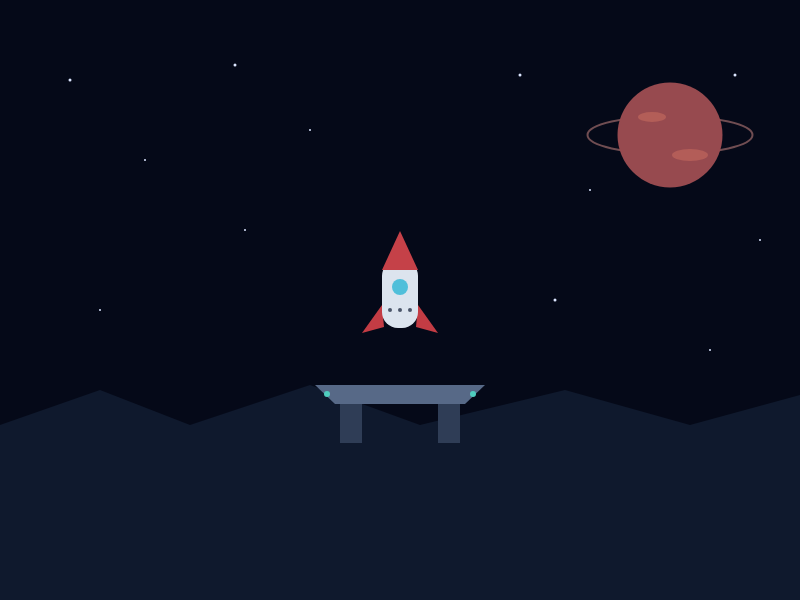
Frame 1 (no input)
Frame 60 (no input): identical to frame 1, image omitted
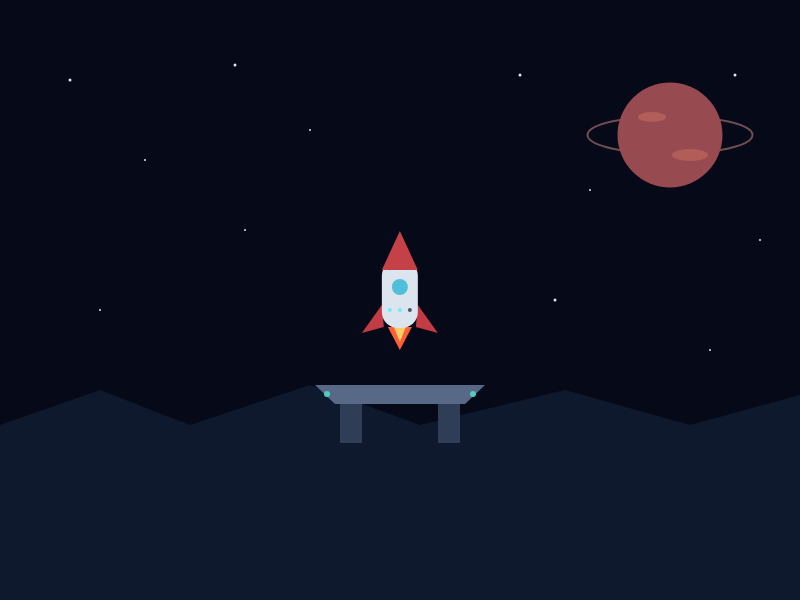
Frame 120 (the mouse pressed at the canvas centre since frame 60)

The p5.js sketch that drew these frames (run headless with seeded random() and noise() and a simulated clock; from frame 60 on, the mouse is pressed at the canvas centre):

// p5.js sketch
// ── sketch.js
// 작품의 상태를 기억하는 전역 변수
let stage = 0;          // 0: 대기, 1: 카운트다운, 2: 발사
let rocketY = 280;      // 로켓의 y좌표
let rocketSpeed = 0;    // 로켓의 속도
let countdownStart = 0; // 카운트다운을 시작한 시간

function setup() {
  createCanvas(800, 600);
}

function draw() {
  // 카운트다운이 3초 지나면 발사 단계로 이동
  if (stage === 1 && millis() - countdownStart >= 3000) {
    stage = 2;
    rocketSpeed = 0;
  }

  // 발사 단계에서는 속도가 점점 빨라지고 로켓이 위로 이동
  if (stage === 2) {
    rocketSpeed = rocketSpeed + 0.08;
    rocketY = rocketY - rocketSpeed;
  }

  // 배경
  background(5, 9, 24);

  // 별
  noStroke();
  fill(220, 230, 255);
  circle(70, 80, 3);
  circle(145, 160, 2);
  circle(235, 65, 3);
  circle(310, 130, 2);
  circle(520, 75, 3);
  circle(590, 190, 2);
  circle(735, 75, 3);
  circle(760, 240, 2);
  circle(100, 310, 2);
  circle(245, 230, 2);
  circle(555, 300, 3);
  circle(710, 350, 2);

  // 행성의 고리와 표면
  noFill();
  stroke(215, 143, 137, 130);
  strokeWeight(2);
  ellipse(670, 135, 165, 38);

  noStroke();
  fill(151, 74, 79);
  circle(670, 135, 105);

  fill(221, 124, 103, 100);
  ellipse(652, 117, 28, 10);
  ellipse(690, 155, 36, 12);

  // 산과 언덕
  fill(15, 25, 45);
  beginShape();
  vertex(0, 425);
  vertex(100, 390);
  vertex(190, 425);
  vertex(310, 385);
  vertex(420, 425);
  vertex(565, 390);
  vertex(690, 425);
  vertex(800, 395);
  vertex(800, 600);
  vertex(0, 600);
  endShape(CLOSE);

  // 발사대 다리와 받침대
  fill(47, 61, 86);
  rect(340, 390, 22, 53);
  rect(438, 390, 22, 53);

  fill(87, 105, 135);
  quad(315, 385, 485, 385, 465, 404, 335, 404);

  // 발사대 표시등
  fill(79, 205, 190);
  circle(327, 394, 6);
  circle(473, 394, 6);

  // 마우스가 로켓 위에 있는지 확인
  let hovering =
    stage === 0 &&
    mouseX > 358 &&
    mouseX < 442 &&
    mouseY > rocketY - 55 &&
    mouseY < rocketY + 55;

  // 카운트다운 중 로켓이 살짝 흔들리게 함
  let shake = 0;

  if (stage === 1) {
  let elapsed = millis() - countdownStart;
  shake = map(noise(elapsed * 0.01), 0, 1, -2, 2);
}

  // 로켓을 가운데 기준으로 그리기
  push();
  translate(400 + shake, rocketY);

  // 마우스를 올리면 로켓 주변에 푸른 빛이 생기고 커짐
  if (hovering) {
    noStroke();
    fill(65, 190, 255, 35);
    ellipse(0, 0, 115, 145);
    scale(1.12);
  }

  // 불꽃: 마우스를 올렸거나 카운트다운·발사 중일 때 표시
  if (hovering || stage === 1 || stage === 2) {
    noStroke();

    if (stage === 2) {
      fill(255, 93, 52);
      triangle(-14, 47, 14, 47, 0, 105);

      fill(255, 205, 104);
      triangle(-7, 47, 7, 47, 0, 85);
    } else {
      fill(255, 93, 52);
      triangle(-12, 47, 12, 47, 0, 70);

      fill(255, 205, 104);
      triangle(-6, 47, 6, 47, 0, 62);
    }
  }

  // 로켓 날개
  fill(195, 60, 68);
  triangle(-18, 25, -38, 53, -16, 47);
  triangle(18, 25, 38, 53, 16, 47);

  // 로켓 몸체와 머리
  fill(220, 228, 238);
  rect(-18, -20, 36, 68, 16);

  fill(197, 65, 72);
  triangle(-18, -10, 18, -10, 0, -49);

  // 로켓 창문
  fill(80, 191, 218);
  circle(0, 7, 16);

  // 카운트다운 표시등 개수 정하기
  let lightsOn = 0;

  if (hovering) {
    lightsOn = 3;
  }

  if (stage === 1) {
    let elapsed = millis() - countdownStart;

    if (elapsed < 1000) {
      lightsOn = 3;
    } else if (elapsed < 2000) {
      lightsOn = 2;
    } else {
      lightsOn = 1;
    }
  }

  // 표시등 세 개를 차례로 그림
  if (lightsOn >= 1) {
    fill(110, 235, 255);
  } else {
    fill(75, 86, 105);
  }
  circle(-10, 30, 4);

  if (lightsOn >= 2) {
    fill(110, 235, 255);
  } else {
    fill(75, 86, 105);
  }
  circle(0, 30, 4);

  if (lightsOn >= 3) {
    fill(110, 235, 255);
  } else {
    fill(75, 86, 105);
  }
  circle(10, 30, 4);

  pop();
}

// 로켓을 클릭하면 카운트다운 시작
function mousePressed() {
  if (
    stage === 0 &&
    mouseX > 358 &&
    mouseX < 442 &&
    mouseY > rocketY - 55 &&
    mouseY < rocketY + 55
  ) {
    stage = 1;
    countdownStart = millis();
  }
}

// R 키를 누르면 전역 변수도 처음 상태로 초기화
function keyPressed() {
  if (key === "r" || key === "R") {
    stage = 0;
    rocketY = 280;
    rocketSpeed = 0;
    countdownStart = 0;
  }
}
